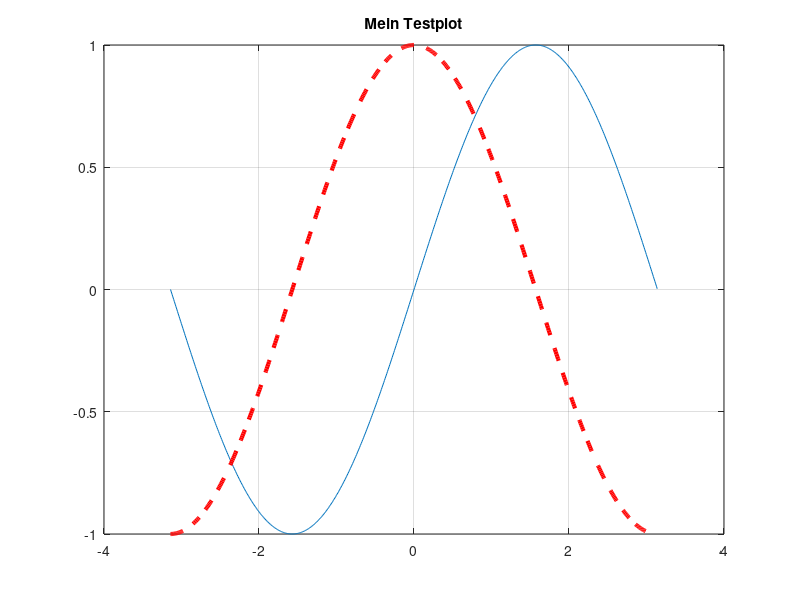

Write the MATLAB code that produced this figure.
x = -pi:0.01:pi;   % Vektor von -Pi bis + Pi in 0.01-er Schritten
y1 = sin(x);       % Vektor der Sinuswerte
plot(x,y1);        % Funktion plotten

hold on;           % weitere Funktion in die gleiche "figure" plotten 

y2 = cos(x);       % Vektor der Cosinuswerte
plot(x,y2, 'r--', 'linewidth', 3);  % Funktion plotten (rot gestrichelt)
                                    % Liniendicke = 3

title('Mein Testplot');   % Plot beschriften
grid on;                  % Raster einblenden

